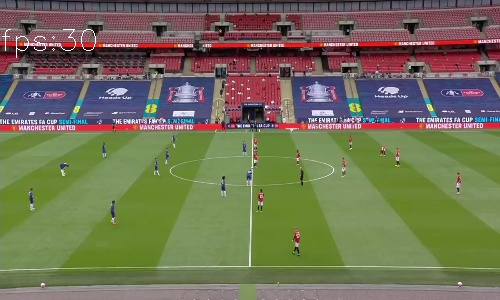
#> input picture panoramic_images/frame1.jpg, 500 x 300 px; its folder holds 4 pictures in this run
$ python algos.py
#> lines starting #> are read from the running program, lines starting #| are printed output that depends on the picture

'''
This file will describe custom classes built on existing libraries to be used
for image processing
'''

import glob
import cv2


class Feature_matching:

    @staticmethod
    def initialize_sift():
        return cv2.SIFT_create()

    @staticmethod
    def detect_kp_desc(sift,img):
        return sift.detectAndCompute(img,None)

    @staticmethod
    def draw_keypoints(kp,img):

        return cv2.drawKeypoints(img,kp,None)

    @staticmethod
    def match_descriptors(desc1,desc2):

        #brute force matching
        matcher = cv2.BFMatcher(cv2.NORM_L2,crossCheck = True)
        matches = matcher.match(desc1,desc2)

        return sorted(matches,key=lambda x : x.distance)

    @staticmethod
    def draw_matches(matches,img1,img2,kp1,kp2):

        return cv2.drawMatches(img1,kp1,img2,kp2,matches,None)


if __name__ == '__main__':

    #lets load the images
    image_files = sorted(glob.glob('../panoramic_images/*.jpg'))

    img1 = cv2.imread(image_files[0])
#> img1 is the input picture: shape (300, 500, 3); mean B, G, R 85.9, 112.4, 113
    #cv2.imshow('first image',img1)
    #cv2.waitKey(0)


    img2 = cv2.imread(image_files[-2])
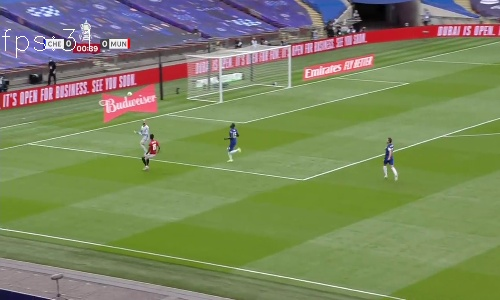
#> input picture panoramic_images/frame11.jpg, 500 x 300 px
#> img2 is the input picture: shape (300, 500, 3); mean B, G, R 95.2, 134, 123.6
    #cv2.imshow('second  image',img2)
    #cv2.waitKey(0)

    sift = Feature_matching.initialize_sift()

    keypoints_1,descriptors_1 = Feature_matching.detect_kp_desc(sift,img1)
#> keypoints_1 = 723 keypoints; strongest (x, y, size): (266, 107, 1.9), (480, 42, 2.1), (109, 45, 2.2), (51, 44, 2.3)
    keypoints_2,descriptors_2 = Feature_matching.detect_kp_desc(sift,img2)
#> keypoints_2 = 553 keypoints; strongest (x, y, size): (62, 40, 2.1), (65, 47, 2.5), (152, 137, 3), (110, 40, 2.1)

    matches = Feature_matching.match_descriptors(descriptors_1,descriptors_2)
#> in match_descriptors, `matches = matcher.match(desc1,desc2)`: matches = 172 matches
#> matches = 172 matches

    matching_result = Feature_matching.draw_matches(matches[:10],img1,img2,keypoints_1,keypoints_2)
#> in draw_matches, `return cv2.drawMatches(img1,kp1,img2,kp2,matches,None)`:
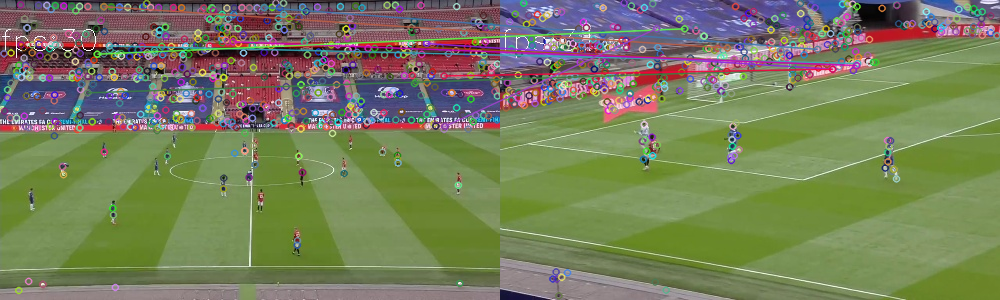
#> returned value: shape (300, 1000, 3); mean of channels 0, 1, 2 92.2, 125.5, 118.9; drawn as B, G, R

    cv2.imshow('matches',matching_result)

    cv2.waitKey(0)
    cv2.destroyAllWindows()
